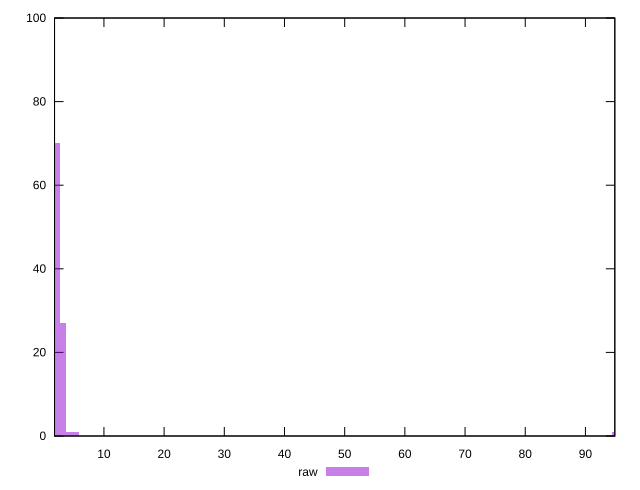

This chart was generated by the following gnuplot code:
reset

$raw <<EOF
95.0153107344967 1
3.2391583204942056 27
2.1594388803294704 70
4.318877760658941 1
5.3985972008236764 1
EOF

set key outside below
set boxwidth 1.0797194401647352
set xrange [1.7930000000000001:94.884]
set yrange [0:100]
set trange [0:100]
set style fill transparent solid 0.5 noborder
set terminal svg size 640, 490 enhanced background rgb 'white'
set output "report_0_00242021-02-20T12:25:28.543Z/server-response-time/samples/pages+cached+noadtech+nomedia+nocss/raw/histogram.svg"

plot $raw title "raw" with boxes

reset
